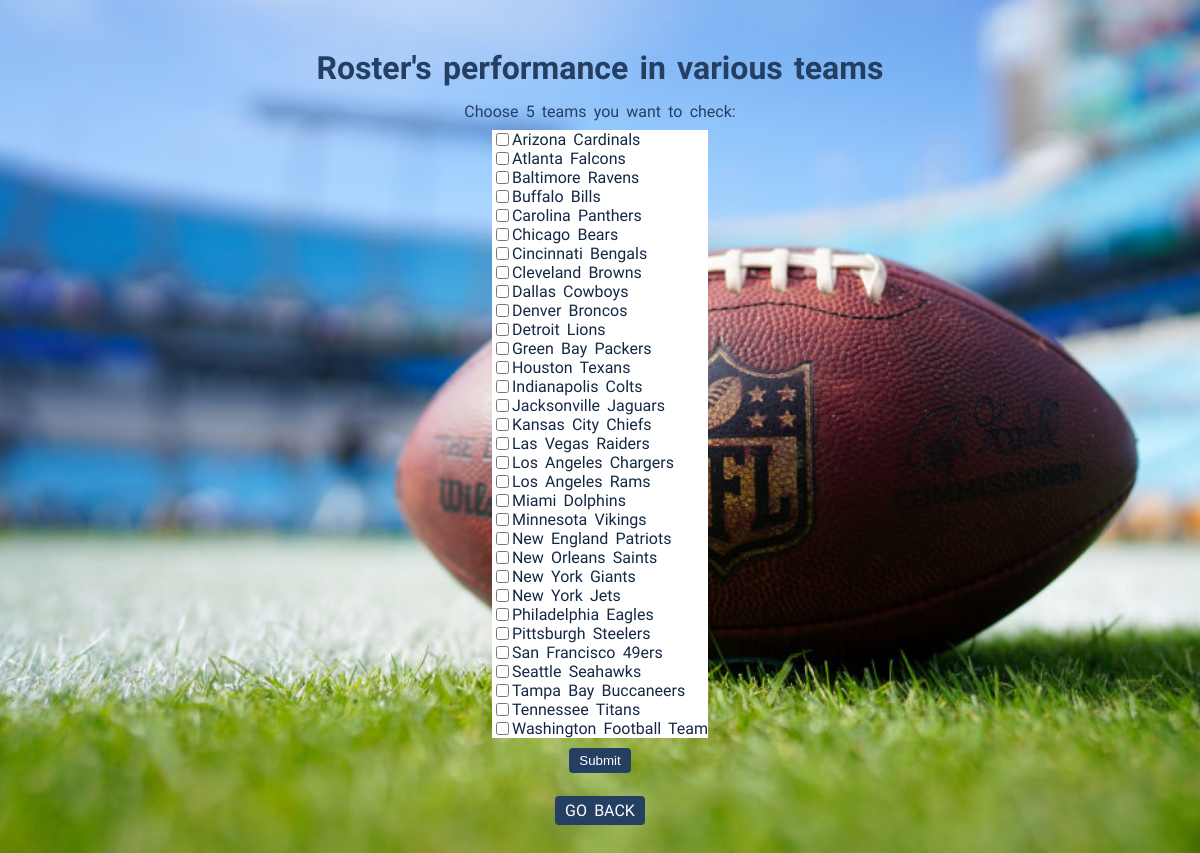
Screenshot of /func2 with the database file from the repository.
### tables this page shows
CREATE TABLE "Teams"(
        "Tid"    INTEGER UNIQUE,
        "Team"  TEXT NOT NULL,
        PRIMARY KEY("Tid" AUTOINCREMENT)
    );

### app.py (the view)
@app.route("/func2")
def func2():
    team_list = data.find_rosters_team()
    return render_template('func2.html', team_list = team_list, flag=False)

### process_data.py (called while the page is built)
def read_query(query):
    conn = sqlite3.connect("NFL.sqlite")
    cur = conn.cursor()
    result = cur.execute(query).fetchall()
    conn.close()
    return result

def find_available_team(query):
    results = read_query(query)
    team_list =[data[0] for data in results]
    return team_list

def find_rosters_team():
    query='''
    SELECT T.Team
    FROM Teams T JOIN Rosters R
    ON T.Tid = R.Tid
    GROUP BY T.Team
    '''
    return find_available_team(query)

### templates/func2.html (shortened to what this page needs)
<html>
    <head>
        <link rel="stylesheet" type="text/css" href="{{url_for('static', filename='css/html5reset.css')}}">
        <link rel="stylesheet" type="text/css" href="{{url_for('static', filename='css/style38.css')}}">
    </head>
    <body>
        <h1>Roster's performance in various teams</h1>
        {% if flag == False %}
        <div class="form">
            <form action="/handle_func2" method="POST">
                <p>Choose 5 teams you want to check:</p>
                <table class="teams" id="teams">
                    {% for d in team_list %}
                        <tr>
                            <td class="opt1"><input type="checkbox" value="{{d}}" name=team></td>
                            <td>{{d}}</td>
                        </tr>
                    {% endfor %}
                </table>
                <input type="submit" value="Submit" class="submit"/>
            </form>
        </div>
        <div class="back"><a href="/"  class="button">GO BACK</a></div>
        {% else %}
        <h1>Results: </h1>
                <img src="{{url_for('static', filename=graph)}}" alt="bar plot of team's rosters' performance">
        <div class="back"><a href="/func2"  class="button">GO BACK</a></div>
        {% endif %}
    </body>
</html>

### static/css/style38.css (style rules this page uses)
body { font-family: 'Caveat', cursive; font-family: 'Patrick Hand', cursive; color: #253F63; margin: 0; padding: 3% 6%; word-spacing: 0.2em; font-size: 1em; text-align: center; background-image: url('../bg.jpg'); background-position: center; background-size: cover; }
h1, h2 { font-size: 2em; line-height: 2; }
p { padding: 20px, 0; }
a, a:visited { text-decoration: none; }
.form { padding:0 50px 10px 50px; margin-top: 4px; }
input[type=submit], .button { background-color: #253F63; color: white; border: none; border-radius: 4px; padding: 5px 10px; cursor: pointer; }
.back { padding: 20px 0; }
table { margin:10px auto; color:#142844; }
tr { background-color: white; }
td { text-align:left; }
td.opt1 { text-align:center; vertical-align:middle; }

### rows the page displays
Teams: Team "Arizona Cardinals"
Teams: Team "Atlanta Falcons"
Teams: Team "Baltimore Ravens"
Teams: Team "Buffalo Bills"
Teams: Team "Carolina Panthers"
Teams: Team "Chicago Bears"
Teams: Team "Cincinnati Bengals"
Teams: Team "Cleveland Browns"
Teams: Team "Dallas Cowboys"
Teams: Team "Denver Broncos"
Teams: Team "Detroit Lions"
Teams: Team "Green Bay Packers"
Teams: Team "Houston Texans"
Teams: Team "Indianapolis Colts"
Teams: Team "Jacksonville Jaguars"
Teams: Team "Kansas City Chiefs"
Teams: Team "Las Vegas Raiders"
Teams: Team "Los Angeles Chargers"
Teams: Team "Los Angeles Rams"
Teams: Team "Miami Dolphins"
Teams: Team "Minnesota Vikings"
Teams: Team "New England Patriots"
Teams: Team "New Orleans Saints"
Teams: Team "New York Giants"
Teams: Team "New York Jets"
Teams: Team "Philadelphia Eagles"
Teams: Team "Pittsburgh Steelers"
Teams: Team "San Francisco 49ers"
Teams: Team "Seattle Seahawks"
Teams: Team "Tampa Bay Buccaneers"
Teams: Team "Tennessee Titans"
Teams: Team "Washington Football Team"
